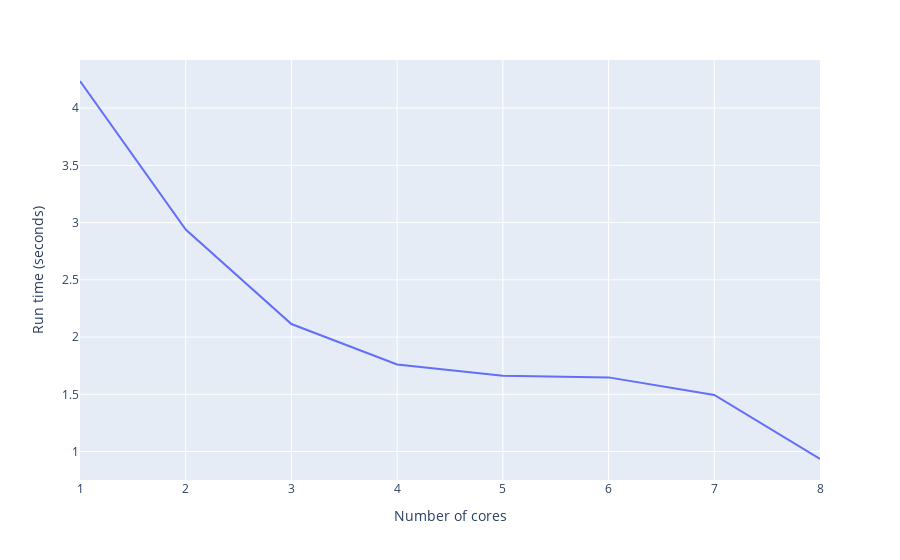

Here is the notebook cell this chart was saved with:
### Markdown cell above
## Run time with varying number of CPU cores

### Code cell
# Run with 1 to 8 cores
speed = []
for i in range(1, 9):
    start_time = time.time()

    param = Defaults()
    param.cores = i
    my_trial = Trial(param)
    my_trial.run_trial()

    run_time = round((time.time() - start_time), 3)
    speed.append({'cores': i, 'run_time': run_time})

# Display and plot time by number of cores
timing_results = pl.DataFrame(speed)
print(timing_results)
fig = px.line(timing_results, x='cores', y='run_time')
fig.update_layout(
    xaxis_title='Number of cores',
    yaxis_title='Run time (seconds)'
)
fig.show()

### Figure 1 — Plotly figure (JSON) as saved in the notebook; plotly's stock layout.template omitted (floating-point values rounded to 4 significant figures)
{"data": [{"hovertemplate": "cores=%{x}<br>run_time=%{y}<extra></extra>", "legendgroup": "", "line": {"color": "#636efa", "dash": "solid"}, "marker": {"symbol": "circle"}, "mode": "lines", "name": "", "orientation": "v", "showlegend": false, "type": "scatter", "x": [1, 2, 3, 4, 5, 6, 7, 8], "xaxis": "x", "y": [4.237, 2.939, 2.114, 1.761, 1.662, 1.648, 1.495, 0.935], "yaxis": "y"}], "layout": {"legend": {"tracegroupgap": 0}, "margin": {"t": 60}, "xaxis": {"anchor": "y", "domain": [0, 1], "title": {"text": "Number of cores"}}, "yaxis": {"anchor": "x", "domain": [0, 1], "title": {"text": "Run time (seconds)"}}}}
